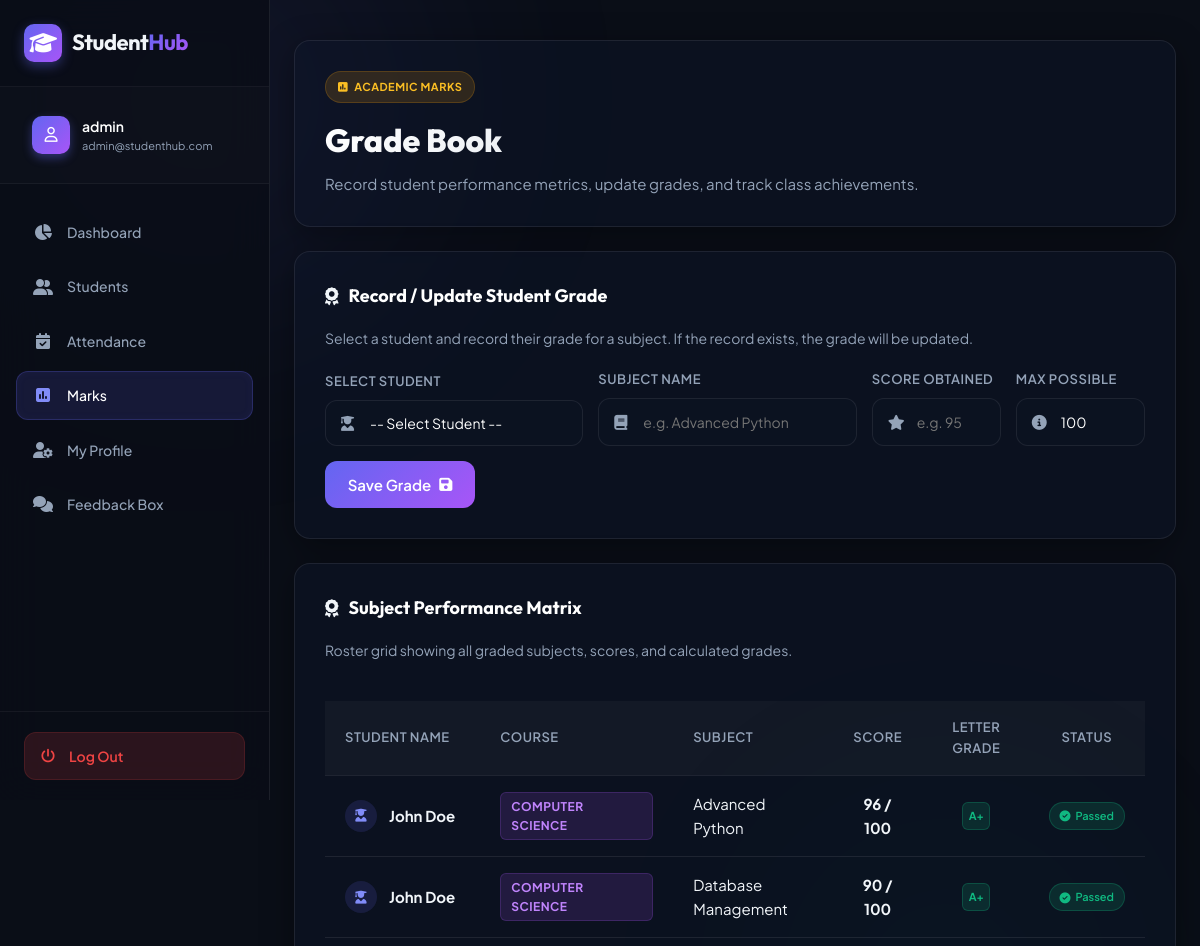
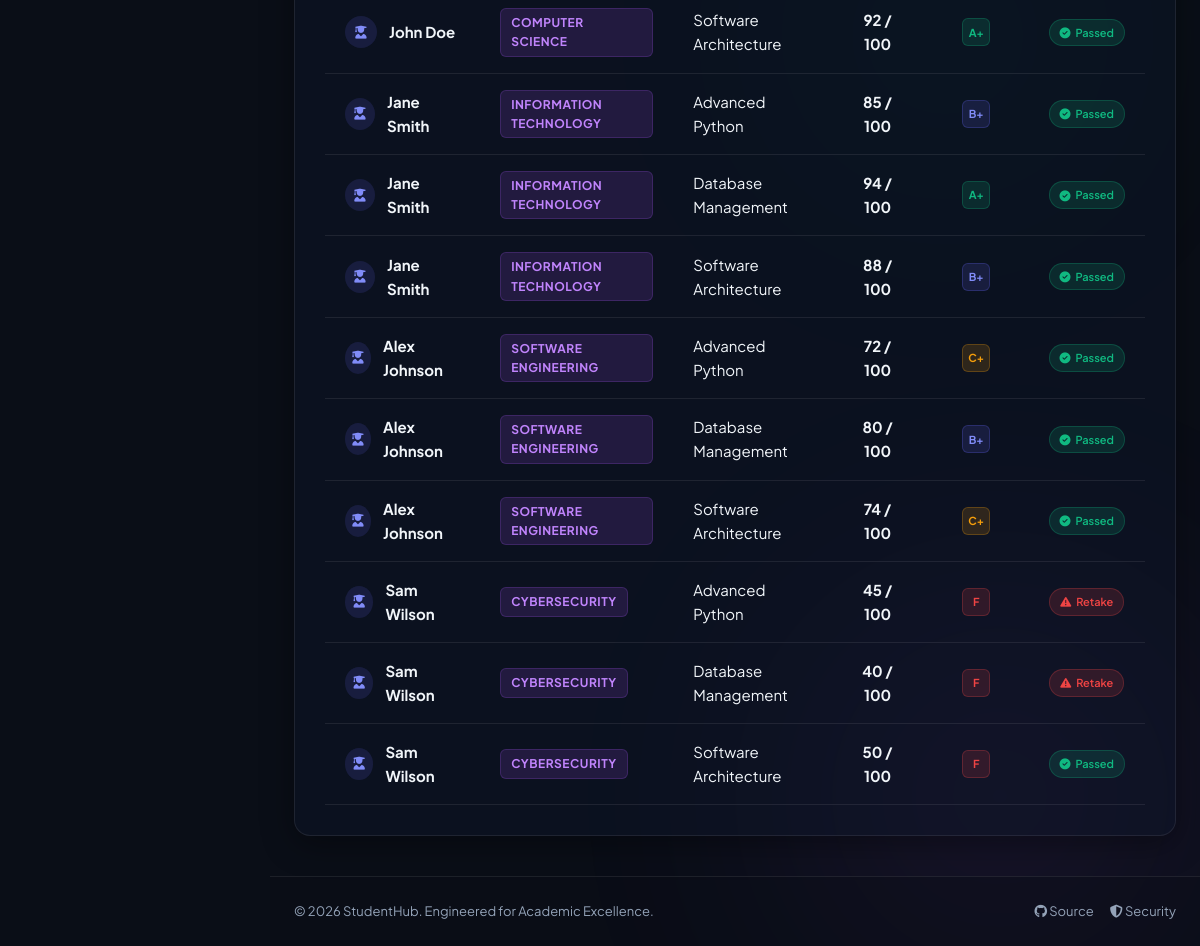
Page /marks (signed in) on the committed database (2 pictures, top to bottom).
### models.py (models this page shows, shortened)
class User(db.Model, UserMixin):
    __tablename__ = 'user'
    id = db.Column(db.Integer, primary_key=True)
    username = db.Column(db.String(50), unique=True, nullable=False)
    email = db.Column(db.String(100), unique=True, nullable=False)
    password_hash = db.Column(db.String(100), nullable=False)
    otp = db.Column(db.String(6), nullable=True)
    is_verified = db.Column(db.Boolean, default=False)
    leetcode_id = db.Column(db.String(100), nullable=True)
    hackerearth_id = db.Column(db.String(100), nullable=True)
    other_id = db.Column(db.String(100), nullable=True)

class Mark(db.Model):
    __tablename__ = 'mark'
    id = db.Column(db.Integer, primary_key=True)
    student_id = db.Column(db.Integer, db.ForeignKey('student.id'), nullable=False)
    subject = db.Column(db.String(100), nullable=False)
    score = db.Column(db.Integer, nullable=False)
    max_score = db.Column(db.Integer, default=100, nullable=False)

class Student(db.Model):
    __tablename__ = 'student'
    id = db.Column(db.Integer, primary_key=True)
    name = db.Column(db.String(100), nullable=False)
    email = db.Column(db.String(100), unique=True, nullable=False)
    course = db.Column(db.String(100), nullable=False)
    leetcode_id = db.Column(db.String(100), nullable=True)
    hackerearth_id = db.Column(db.String(100), nullable=True)
    marks = db.relationship('Mark', backref='student', lazy=True, cascade='all, delete-orphan')
    attendance = db.relationship('Attendance', backref='student', lazy=True, cascade='all, delete-orphan')

### routes.py (the view, shortened to what this page needs)
@app.route('/marks', methods=['GET', 'POST'])
@login_required
def marks():
    students = Student.query.all()
    all_scores = []
    for s in students:
        for m in s.marks:
            all_scores.append({
                "student": s,
                "subject": m.subject,
                "score": m.score,
                "max_score": m.max_score
            })
    return render_template(
        'marks.html',
        students=students,
        scores=all_scores
    )

### app.py (called while the page is built)
@login_manager.user_loader
def load_user(user_id):
    return User.query.get(int(user_id))

### templates/marks.html (shortened to what this page needs)
{% extends 'base.html' %}
{% block content %}
<div class="management-container">
    <div class="directory-header glass-panel">
        <div class="header-info">
            <span class="badge badge-warning"><i class="fa-solid fa-square-poll-vertical"></i> Academic Marks</span>
            <h1>Grade Book</h1>
            <p>Record student performance metrics, update grades, and track class achievements.</p>
        </div>
    </div>
    <div class="form-section glass-panel" style="padding: 30px;">
        <div class="section-title">
            <i class="fa-solid fa-award text-primary"></i>
            <h3>Record / Update Student Grade</h3>
        </div>
        <p class="action-desc" style="margin-bottom: 20px;">Select a student and record their grade for a subject. If the record exists, the grade will be updated.</p>
        <form action="{{ url_for('marks') }}" method="POST" class="horizontal-form">
            <div style="display: flex; gap: 15px; flex-wrap: wrap; align-items: flex-end;">
                <div class="form-group" style="flex: 1; min-width: 200px;">
                    <label for="student_id">Select Student</label>
                    <div class="input-with-icon">
                        <i class="fa-solid fa-user-graduate" style="position: absolute; left: 16px; top: 50%; transform: translateY(-50%); color: var(--text-muted); pointer-events: none;"></i>
                        <select id="student_id" name="student_id" required style="width: 100%; background: rgba(13, 20, 35, 0.5); border: 1px solid var(--border-color); border-radius: 12px; padding: 14px 16px 14px 44px; color: white; font-size: 14px; appearance: none; -webkit-appearance: none; cursor: pointer; font-family:var(--font-body);">
                            <option value="" disabled selected style="background: var(--bg-primary); color: white;">-- Select Student --</option>
                        </select>
                    </div>
                </div>
                <div class="form-group" style="flex: 1; min-width: 200px;">
                    <label for="subject">Subject Name</label>
                    <div class="input-with-icon">
                        <i class="fa-solid fa-book"></i>
                        <input type="text" id="subject" name="subject" placeholder="e.g. Advanced Python" required>
                    </div>
                </div>
                <div class="form-group" style="flex: 0.5; min-width: 120px;">
                    <label for="score">Score Obtained</label>
                    <div class="input-with-icon">
                        <i class="fa-solid fa-star"></i>
                        <input type="number" id="score" name="score" placeholder="e.g. 95" min="0" max="100" required>
                    </div>
                </div>
                <div class="form-group" style="flex: 0.5; min-width: 120px;">
                    <label for="max_score">Max Possible</label>
                    <div class="input-with-icon">
                        <i class="fa-solid fa-circle-info"></i>
                        <input type="number" id="max_score" name="max_score" value="100" min="1" required>
                    </div>
                </div>
                <div style="min-width: 150px;">
                    <button type="submit" class="btn-primary animate-pulse-glow" style="width:100%; padding: 14px; border-radius:12px; font-weight:600; display:flex; align-items:center; justify-content:center; gap:8px;">
                        Save Grade <i class="fa-solid fa-floppy-disk"></i>
                    </button>
                </div>
            </div>
        </form>
    </div>
    <div class="table-section glass-panel">
        <div class="section-title">
            <i class="fa-solid fa-award text-primary"></i>
            <h3>Subject Performance Matrix</h3>
        </div>
        <p class="action-desc" style="margin-bottom: 20px;">Roster grid showing all graded subjects, scores, and calculated grades.</p>
        <div class="table-responsive">
            {% if scores %}
                <table class="glass-table">
                    <thead>
                        <tr>
                            <th>Student Name</th>
                            <th>Course</th>
                            <th>Subject</th>
                            <th style="text-align: center;">Score</th>
                            <th style="text-align: center;">Letter Grade</th>
                            <th style="text-align: center;">Status</th>
                        </tr>
                    </thead>
                    <tbody>
                        {% for item in scores %}
                            <tr class="table-row-interactive" onclick="window.location='{{ url_for('student_profile', id=item.student.id) }}'" style="cursor: pointer;">
                                <td>
                                    <div class="student-profile-cell">
                                        <span class="avatar-sm"><i class="fa-solid fa-user-graduate"></i></span>
                                        <strong>{{ item.student.name }}</strong>
                                    </div>
                                </td>
                                <td><span class="badge badge-course" style="margin-bottom:0;">{{ item.student.course }}</span></td>
                                <td>{{ item.subject }}</td>
                                <td style="text-align: center;"><strong>{{ item.score }} / {{ item.max_score }}</strong></td>
                                <td style="text-align: center;">
                                    {% set pct = (item.score / item.max_score) * 100 %}
                                    {% if pct >= 90 %}
                                        <span class="badge-grade grade-a" style="padding: 4px 10px; font-size:11px; font-weight:700; border-radius:6px; background:rgba(16,185,129,0.15); color:#10b981; border:1px solid rgba(16,185,129,0.25);">A+</span>
                                    {% elif pct >= 80 %}
                                        <span class="badge-grade grade-b" style="padding: 4px 10px; font-size:11px; font-weight:700; border-radius:6px; background:rgba(99,102,241,0.15); color:#818cf8; border:1px solid rgba(99,102,241,0.25);">B+</span>
                                    {% elif pct >= 70 %}
                                        <span class="badge-grade grade-c" style="padding: 4px 10px; font-size:11px; font-weight:700; border-radius:6px; background:rgba(245,158,11,0.15); color:#f59e0b; border:1px solid rgba(245,158,11,0.25);">C+</span>
                                    {% else %}
                                        <span class="badge-grade grade-f" style="padding: 4px 10px; font-size:11px; font-weight:700; border-radius:6px; background:rgba(239,68,68,0.15); color:#ef4444; border:1px solid rgba(239,68,68,0.25);">F</span>
                                    {% endif %}
                                </td>
                                <td style="text-align: center;">
                                    {% if pct >= 50 %}
                                        <span class="pill-badge pill-success" style="padding: 4px 10px; font-size:11px; border-radius:20px; display:inline-flex; align-items:center; gap:5px; background:rgba(16,185,129,0.15); color:#10b981; border:1px solid rgba(16,185,129,0.25);"><i class="fa-solid fa-circle-check"></i> Passed</span>
                                    {% else %}
                                        <span class="pill-badge pill-danger" style="padding: 4px 10px; font-size:11px; border-radius:20px; display:inline-flex; align-items:center; gap:5px; background:rgba(239,68,68,0.15); color:#ef4444; border:1px solid rgba(239,68,68,0.25);"><i class="fa-solid fa-triangle-exclamation"></i> Retake</span>
                                    {% endif %}
                                </td>
                            </tr>
                        {% endfor %}
                    </tbody>
                </table>
            {% else %}
                <div class="empty-state">
                    <div class="empty-icon"><i class="fa-solid fa-award animate-bounce"></i></div>
                    <h4>No Marks Recorded</h4>
                    <p>There are no grades saved in the database yet. Use the record form above to enter the first score record.</p>
                </div>
            {% endif %}
        </div>
    </div>
</div>
{% endblock %}

### templates/base.html (shortened to what this page needs)
<!DOCTYPE html>
<html lang="en">
<head>
    <link rel="stylesheet" href="https://cdnjs.cloudflare.com/ajax/libs/font-awesome/6.4.0/css/all.min.css">
    <link rel="stylesheet" href="{{ url_for('static', filename='css/style.css') }}">
</head>
<body>
    <div class="app-container">
        <aside class="app-sidebar" id="app-sidebar">
            <div class="sidebar-brand">
                <a href="/" class="app-logo">
                    <span class="logo-icon"><i class="fa-solid fa-graduation-cap animate-bounce"></i></span>
                    <span class="logo-text">Student<span class="highlight">Hub</span></span>
                </a>
            </div>
            {% if current_user.is_authenticated %}
            <div class="sidebar-user">
                <a href="{{ url_for('profile') }}" class="sidebar-user-info" title="View Profile Settings">
                    <span class="user-avatar"><i class="fa-regular fa-user"></i></span>
                    <div class="user-meta">
                        <span class="username-display">{{ current_user.username }}</span>
                        <span class="user-email-display" style="font-size: 11px; color: var(--text-muted); display: block; overflow: hidden; text-overflow: ellipsis; white-space: nowrap; max-width: 140px;">{{ current_user.email }}</span>
                    </div>
                </a>
            </div>
            {% endif %}
            <nav class="sidebar-nav">
                {% if current_user.is_authenticated %}
                    <a href="{{ url_for('dashboard') }}" class="nav-link {% if request.path == '/dashboard' %}active{% endif %}">
                        <i class="fa-solid fa-chart-pie"></i> <span>Dashboard</span>
                    </a>
                    <a href="{{ url_for('students_list') }}" class="nav-link {% if request.path == '/students' or request.path.startswith('/student/') %}active{% endif %}">
                        <i class="fa-solid fa-user-group"></i> <span>Students</span>
                    </a>
                    <a href="{{ url_for('attendance') }}" class="nav-link {% if request.path == '/attendance' %}active{% endif %}">
                        <i class="fa-solid fa-calendar-check"></i> <span>Attendance</span>
                    </a>
                    <a href="{{ url_for('marks') }}" class="nav-link {% if request.path == '/marks' %}active{% endif %}">
                        <i class="fa-solid fa-square-poll-vertical"></i> <span>Marks</span>
                    </a>
                    <a href="{{ url_for('profile') }}" class="nav-link {% if request.path == '/profile' %}active{% endif %}">
                        <i class="fa-solid fa-user-gear"></i> <span>My Profile</span>
                    </a>
                    <a href="{{ url_for('feedback_panel') }}" class="nav-link {% if request.path == '/feedback' %}active{% endif %}">
                        <i class="fa-solid fa-comments"></i> <span>Feedback Box</span>
                    </a>
                {% endif %}
            </nav>
            <div class="sidebar-footer">
                {% if current_user.is_authenticated %}
                    <a href="{{ url_for('logout') }}" class="btn-logout-sidebar">
                        <i class="fa-solid fa-power-off"></i> <span>Log Out</span>
                    </a>
                {% else %}
                    <div style="font-size: 11px; text-align: center; color: var(--text-muted); opacity: 0.6;">Welcome Guest</div>
                {% endif %}
            </div>
        </aside>
        <div class="main-layout">
            <div class="bg-glow orb-1"></div>
            <div class="bg-glow orb-2"></div>
            <div class="bg-glow orb-3"></div>
            <main class="main-content">
                <div class="content-container page-enter-animation">
                    {% block content %}
                    {% endblock %}
                </div>
            </main>
            <footer class="app-footer">
                <div class="footer-container">
                    <p>&copy; 2026 StudentHub. Engineered for Academic Excellence.</p>
                    <div class="footer-links">
                        <a href="#"><i class="fa-brands fa-github"></i> Source</a>
                        <a href="#"><i class="fa-solid fa-shield-halved"></i> Security</a>
                    </div>
                </div>
            </footer>
        </div>
    </div>
</body>
</html>

### rows in the picture
User: username "admin", email "admin@studenthub.com"
Mark: student.name "John Doe", student.course "COMPUTER SCIENCE", subject "Advanced Python", score "96", max_score "100", shows "A+", shows "Passed"
Mark: student.name "John Doe", student.course "COMPUTER SCIENCE", subject "Database Management", score "90", max_score "100", shows "A+", shows "Passed"
Mark: student.name "John Doe", student.course "COMPUTER SCIENCE", subject "Software Architecture", score "92", max_score "100", shows "A+", shows "Passed"
Mark: student.name "Jane Smith", student.course "INFORMATION TECHNOLOGY", subject "Advanced Python", score "85", max_score "100", shows "B+", shows "Passed"
Mark: student.name "Jane Smith", student.course "INFORMATION TECHNOLOGY", subject "Database Management", score "94", max_score "100", shows "A+", shows "Passed"
Mark: student.name "Jane Smith", student.course "INFORMATION TECHNOLOGY", subject "Software Architecture", score "88", max_score "100", shows "B+", shows "Passed"
Mark: student.name "Alex Johnson", student.course "SOFTWARE ENGINEERING", subject "Advanced Python", score "72", max_score "100", shows "C+", shows "Passed"
Mark: student.name "Alex Johnson", student.course "SOFTWARE ENGINEERING", subject "Database Management", score "80", max_score "100", shows "B+", shows "Passed"
Mark: student.name "Alex Johnson", student.course "SOFTWARE ENGINEERING", subject "Software Architecture", score "74", max_score "100", shows "C+", shows "Passed"
Mark: student.name "Sam Wilson", student.course "CYBERSECURITY", subject "Advanced Python", score "45", max_score "100", shows "F", shows "Retake"
Mark: student.name "Sam Wilson", student.course "CYBERSECURITY", subject "Database Management", score "40", max_score "100", shows "F", shows "Retake"
Mark: student.name "Sam Wilson", student.course "CYBERSECURITY", subject "Software Architecture", score "50", max_score "100", shows "F", shows "Passed"
